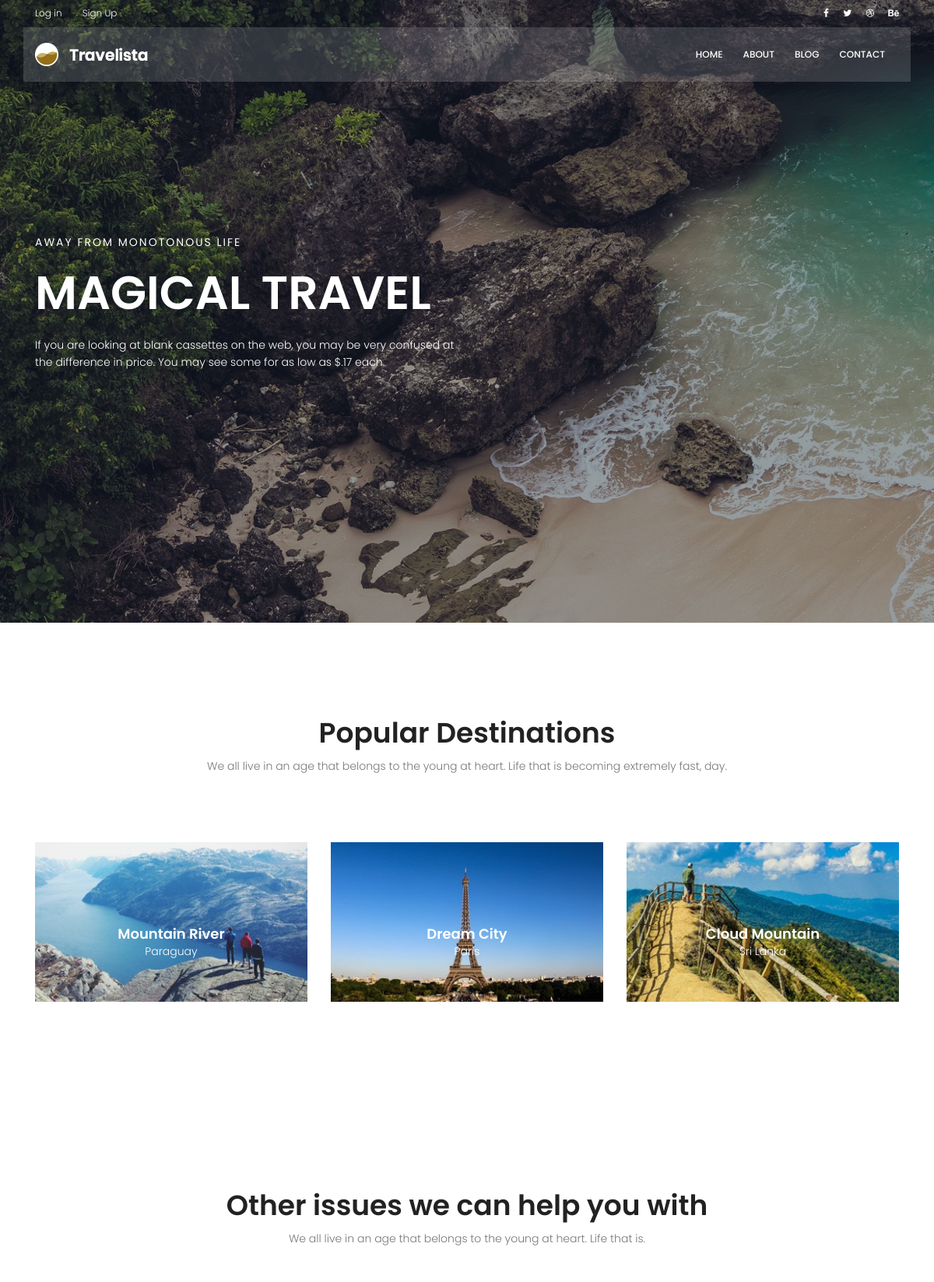
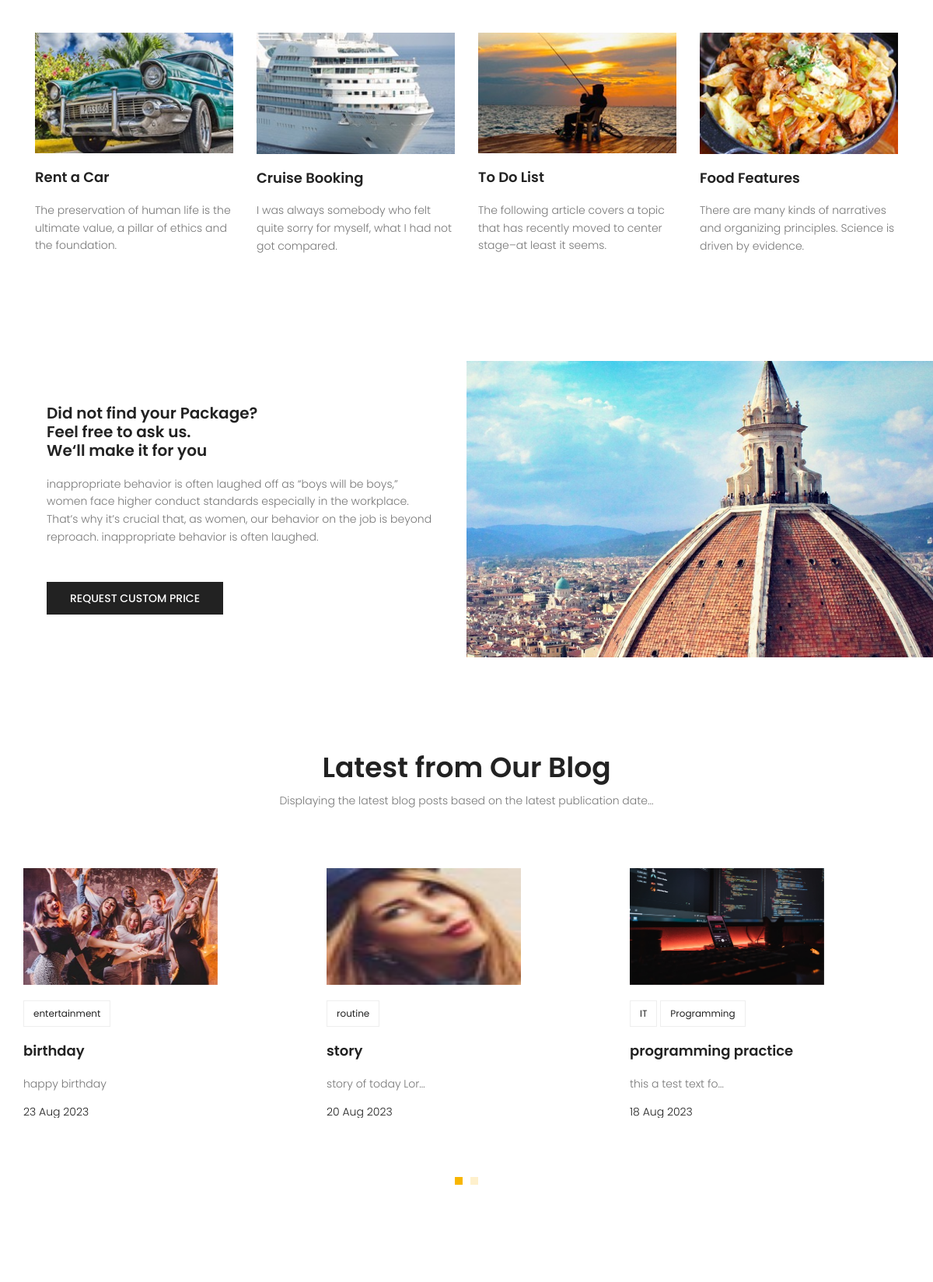
The page / (upper part) on the database its author committed (2 pictures, top to bottom).
### blog/models.py (models this page shows, shortened)
class Post(models.Model):
    title = models.CharField(max_length=255)
    content = models.TextField()
    image = models.ImageField(upload_to='blog/', default='blog/default.jpg')
    tag = TaggableManager()
    category = models.ManyToManyField(Category)  # any post possible have several category and any category possible
    author = models.ForeignKey(User, on_delete=models.SET_NULL, null=True)  # any author possible have several posts but
    counted_view = models.IntegerField(default=0)
    status = models.BooleanField(default=False)
    login_require = models.BooleanField(default=False)
    published_date = models.DateTimeField(null=True)
    created_date = models.DateTimeField(auto_now_add=True)
    updated_date = models.DateTimeField(auto_now=True)
    class Meta:
        ordering = ['created_date']

class Category(models.Model):
    name = models.CharField(max_length=255)

### website/views.py (the view)
# urls.py: urlpatterns = [path('', home_view, name='index'),
def home_view(request):
    return render(request, 'website/index.html')

### website/templatetags/website_tags.py (called while the page is built)
@register.inclusion_tag("website/website-recentpost.html")
def recent_post():
    posts = Post.objects.filter(status=1, published_date__lte=timezone.now()).order_by('-published_date')[:6]
    return {'posts': posts}

### templates/website/index.html (shortened to what this page needs)
{% extends 'base.html' %}
{% load static %}
{% load website_tags %}
{% block content%}
<section class="banner-area relative">
    <div class="overlay overlay-bg"></div>
    <div class="container">
        <div class="row fullscreen align-items-center justify-content-between">
            <div class="col-lg-6 col-md-6 banner-left">
                <h6 class="text-white">Away from monotonous life</h6>
                <h1 class="text-white">Magical Travel</h1>
                <p class="text-white">
                    If you are looking at blank cassettes on the web, you may be very
                    confused at the difference in price. You may see some for as low as
                    $.17 each.
                </p>
            </div>
        </div>
    </div>
</section>
<section class="popular-destination-area section-gap">
    <div class="container">
        <div class="row d-flex justify-content-center">
            <div class="menu-content pb-70 col-lg-8">
                <div class="title text-center">
                    <h1 class="mb-10">Popular Destinations</h1>
                    <p>
                        We all live in an age that belongs to the young at heart. Life that
                        is becoming extremely fast, day.
                    </p>
                </div>
            </div>
        </div>
        <div class="row">
            <div class="col-lg-4">
                <div class="single-destination relative">
                    <div class="thumb relative">
                        <img alt="" class="img-fluid" src="{% static 'img/d1.jpg' %}"/>
                    </div>
                    <div class="desc">
                        <h4>Mountain River</h4>
                        <p>Paraguay</p>
                    </div>
                </div>
            </div>
            <div class="col-lg-4">
                <div class="single-destination relative">
                    <div class="thumb relative">
                        <img alt="" class="img-fluid" src="{% static 'img/d2.jpg' %}"/>
                    </div>
                    <div class="desc">
                        <h4>Dream City</h4>
                        <p>Paris</p>
                    </div>
                </div>
            </div>
            <div class="col-lg-4">
                <div class="single-destination relative">
                    <div class="thumb relative">
                        <img alt="" class="img-fluid" src="{% static 'img/d3.jpg' %}"/>
                    </div>
                    <div class="desc">
                        <h4>Cloud Mountain</h4>
                        <p>Sri Lanka</p>
                    </div>
                </div>
            </div>
        </div>
    </div>
</section>
<section class="other-issue-area section-gap">
    <div class="container">
        <div class="row d-flex justify-content-center">
            <div class="menu-content pb-70 col-lg-9">
                <div class="title text-center">
                    <h1 class="mb-10">Other issues we can help you with</h1>
                    <p>
                        We all live in an age that belongs to the young at heart. Life that
                        is.
                    </p>
                </div>
            </div>
        </div>
        <div class="row">
            <div class="col-lg-3 col-md-6">
                <div class="single-other-issue">
                    <div class="thumb">
                        <img alt="" class="img-fluid" src="{% static 'img/o1.jpg' %}"/>
                    </div>
                    <a href="#">
                        <h4>Rent a Car</h4>
                    </a>
                    <p>
                        The preservation of human life is the ultimate value, a pillar of
                        ethics and the foundation.
                    </p>
                </div>
            </div>
            <div class="col-lg-3 col-md-6">
                <div class="single-other-issue">
                    <div class="thumb">
                        <img alt="" class="img-fluid" src="{% static 'img/o2.jpg' %}"/>
                    </div>
                    <a href="#">
                        <h4>Cruise Booking</h4>
                    </a>
                    <p>
                        I was always somebody who felt quite sorry for myself, what I had
                        not got compared.
                    </p>
                </div>
            </div>
            <div class="col-lg-3 col-md-6">
                <div class="single-other-issue">
                    <div class="thumb">
                        <img alt="" class="img-fluid" src="{% static 'img/o3.jpg' %}"/>
                    </div>
                    <a href="#">
                        <h4>To Do List</h4>
                    </a>
                    <p>
                        The following article covers a topic that has recently moved to
                        center stage–at least it seems.
                    </p>
                </div>
            </div>
            <div class="col-lg-3 col-md-6">
                <div class="single-other-issue">
                    <div class="thumb">
                        <img alt="" class="img-fluid" src="{% static 'img/o4.jpg' %}"/>
                    </div>
                    <a href="#">
                        <h4>Food Features</h4>
                    </a>
                    <p>
                        There are many kinds of narratives and organizing principles.
                        Science is driven by evidence.
                    </p>
                </div>
            </div>
        </div>
    </div>
</section>
<section class="home-about-area">
    <div class="container-fluid">
        <div class="row align-items-center justify-content-end">
            <div class="col-lg-6 col-md-12 home-about-left">
                <h1>
                    Did not find your Package? <br/>
                    Feel free to ask us. <br/>
                    We‘ll make it for you
                </h1>
                <p>
                    inappropriate behavior is often laughed off as “boys will be boys,”
                    women face higher conduct standards especially in the workplace.
                    That’s why it’s crucial that, as women, our behavior on the job is
                    beyond reproach. inappropriate behavior is often laughed.
                </p>
                <a class="primary-btn text-uppercase" href="#">request custom price</a>
            </div>
            <div class="col-lg-6 col-md-12 home-about-right no-padding">
                <img alt="" class="img-fluid" src="{% static 'img/about-img.jpg' %}"/>
            </div>
        </div>
    </div>
</section>
{% recent_post %}
{% endblock %}

### templates/website/website-recentpost.html
{% load static %}
<section class="recent-blog-area section-gap">
    <div class="container">
        <div class="row d-flex justify-content-center">
            <div class="menu-content pb-60 col-lg-9">
                <div class="title text-center">
                    <h1 class="mb-10">Latest from Our Blog</h1>
                    <p>
                        Displaying the latest blog posts based on the latest publication date...
                    </p>
                </div>
            </div>
        </div>
        <div class="row">
            <div class="active-recent-blog-carusel">
                {% for post in posts %}
                <div class="single-recent-blog-post item">
                    <div class="thumb">
                        <img class="img-fluid" src="{{post.image.url}}" alt=""/>
                    </div>
                    <div class="details">
                        <div class="tags">
                            <ul>
                                {% for cat in post.category.all %}
                                <li>
                                    <a href="{% url 'blog:category' cat_name=cat.name %}">{{cat.name}}</a>
                                </li>
                                {% endfor %}
                            </ul>
                        </div>
                        <a href="{% url 'blog:single' pid=post.id %}"><h4 class="title">{{post.title}}</h4></a>
                        <p>
                            {{post.content|truncatechars:20}}
                        </p>
                        <h6 class="date">{{post.published_date|date:'d M Y'}}</h6>
                    </div>
                </div>
                {% endfor %}
            </div>
        </div>
    </div>
</section>

### statics/css/main.css (style rules this page uses)
body { color: #777777; font-family: "Poppins", sans-serif; font-size: 14px; font-weight: 300; line-height: 1.625em; position: relative; }
ol, ul { margin: 0; padding: 0; list-style: none; }
a { -webkit-transition: all 0.3s ease 0s; -moz-transition: all 0.3s ease 0s; -o-transition: all 0.3s ease 0s; transition: all 0.3s ease 0s; }
a, a:focus, a:hover { text-decoration: none; outline: 0; }
h1, h2, h3, h4, h5, h6 { font-family: "Poppins", sans-serif; color: #222222; line-height: 1.2em !important; margin-bottom: 0; margin-top: 0; font-weight: 600; }
h1, .h1 { font-size: 36px; }
h4, .h4 { font-size: 18px; }
h6, .h6 { font-size: 14px; color: #222222; }
.mb-10 { margin-bottom: 10px; }
.pb-60 { padding-bottom: 60px; }
.pb-70 { padding-bottom: 70px; }
.text-white { color: #fff; }
.text-center { text-align: center; }
.relative { position: relative; }
.overlay { position: absolute; left: 0; right: 0; top: 0; bottom: 0; }
.no-padding { padding: 0; }
h1 { font-size: 36px; }
h4 { font-size: 18px; }
h6 { font-size: 14px; }
h1, h2, h3, h4, h5, h6 { line-height: 1.5em; }
.section-gap { padding: 120px 0; }
.primary-btn { background: #f8b600; line-height: 42px; padding-left: 30px; padding-right: 30px; border: none; color: #fff; display: inline-block; font-size: 14px; font-weight: 500; position: relative; -webkit-transition: all 0.3s ease 0s; -moz-transition: all 0.3s ease 0s; -o-transition: all 0.3s ease 0s; transition: all 0.3s ease 0s; cursor: pointer; position: relative; }
.banner-area { background: url(../img/hero-bg.jpg) center; background-size: cover; }
.banner-area .overlay-bg { background: rgba(4, 9, 30, 0.4); }
.banner-left h6 { text-transform: uppercase; font-weight: 400; font-size: 14px; letter-spacing: 2px; }
.banner-left h1 { margin: 20px 0; font-size: 60px; text-transform: uppercase; }
.banner-left p { margin: 20px 0px; }
.single-destination { -webkit-transition: all 0.3s ease 0s; -moz-transition: all 0.3s ease 0s; -o-transition: all 0.3s ease 0s; transition: all 0.3s ease 0s; }
.single-destination .thumb { position: relative; }
.single-destination .thumb img { width: 100%; }
.single-destination .desc { text-align: center; position: absolute; width: 100%; left: 50%; top: 50%; transform: translate(-50%, -50%); }
.single-destination .desc h4 { color: #fff; }
.single-destination .desc p { color: #fff; font-size: 14px; font-weight: 300; margin-bottom: 0px; }
.single-other-issue .thumb { overflow: hidden; }
.single-other-issue .thumb img { width: 100%; -webkit-transition: all 0.3s ease 0s; -moz-transition: all 0.3s ease 0s; -o-transition: all 0.3s ease 0s; transition: all 0.3s ease 0s; }
.single-other-issue h4 { margin: 20px 0; -webkit-transition: all 0.3s ease 0s; -moz-transition: all 0.3s ease 0s; -o-transition: all 0.3s ease 0s; transition: all 0.3s ease 0s; }
.home-about-area .home-about-left { padding-left: 20%; }
@media (max-width: 1366px) { .home-about-area .home-about-left { padding-left: 5%; } }
.home-about-area .home-about-left h1 { max-width: 510px; }
@media (max-width: 1366px) { .home-about-area .home-about-left h1 { font-size: 20px; } }
.home-about-area .home-about-left p { max-width: 500px; padding: 20px 0; }
.home-about-area .home-about-left .primary-btn { margin-top: 10px; background: #222; font-size: 14px; }
.home-about-area .home-about-right img { width: 100%; }
.recent-blog-area .single-recent-blog-post .thumb { overflow: hidden; }
.recent-blog-area .single-recent-blog-post .thumb img { -webkit-transition: all 0.3s ease 0s; -moz-transition: all 0.3s ease 0s; -o-transition: all 0.3s ease 0s; transition: all 0.3s ease 0s; max-width: 250px; height: 150px; }
.recent-blog-area .single-recent-blog-post .tags { margin: 20px 0px; }
.recent-blog-area .single-recent-blog-post .tags li { display: inline-block; border: 1px solid #eee; padding: 4px 12px; -webkit-transition: all 0.3s ease 0s; -moz-transition: all 0.3s ease 0s; -o-transition: all 0.3s ease 0s; transition: all 0.3s ease 0s; }
.recent-blog-area .single-recent-blog-post .tags li a { font-weight: 400; font-size: 12px; color: #222; }
.recent-blog-area .single-recent-blog-post .title { -webkit-transition: all 0.3s ease 0s; -moz-transition: all 0.3s ease 0s; -o-transition: all 0.3s ease 0s; transition: all 0.3s ease 0s; margin: 20px 0; }
.recent-blog-area .single-recent-blog-post .date { color: #222; font-weight: 300; }

### rows shown on the page
Post: image (placeholder picture), title "birthday", content "happy birthday", published_date "23 Aug 2023"
Category: name "entertainment"
Post: image (picture), title "story", content "story of today Lor…", published_date "20 Aug 2023"
Category: name "routine"
Post: image (picture), title "programming practice", content "this a test text fo…", published_date "18 Aug 2023"
Category: name "IT"
Category: name "Programming"
